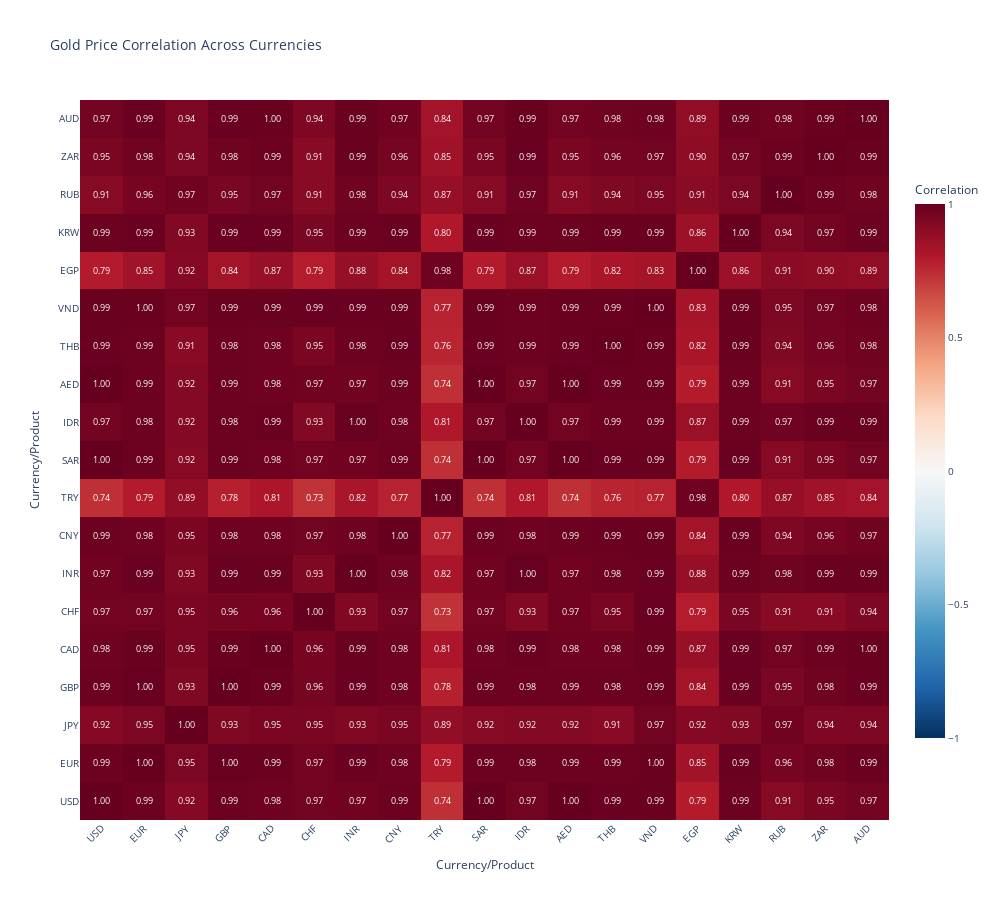

Notebook code for this chart:
### Markdown cell above
## Static PNG Charts for EDA Page

### Code cell
# 1. Gold Currency Correlation Heatmap
import plotly.graph_objects as go
from pathlib import Path

gold_corr = gold_spot.corr()

fig = go.Figure(data=go.Heatmap(
    z=gold_corr.values,
    x=gold_corr.columns,
    y=gold_corr.columns,
    colorscale='RdBu_r',
    zmid=0,
    text=gold_corr.values,
    texttemplate='%{text:.2f}',
    textfont={"size": 9},
    colorbar=dict(title="Correlation", len=0.8)
))

fig.update_layout(
    title="Gold Price Correlation Across Currencies",
    width=1000,
    height=900,
    xaxis_title="Currency/Product",
    yaxis_title="Currency/Product",
    font=dict(size=10),
    template='plotly_white',
    xaxis_tickangle=-45
)

fig.show()

RESULT_DIR = Path("../results/explore")
RESULT_DIR.mkdir(parents=True, exist_ok=True)
fig.write_image(RESULT_DIR / "gold_currency_heatmap.png", width=1000, height=900, scale=2)

### Figure 1 — Plotly figure (JSON) as saved in the notebook; plotly's stock layout.template omitted (floating-point values rounded to 4 significant figures; data arrays with more than 128 entries replaced by an {"elided": "..."} marker saying what was removed)
{"data": [{"colorbar": {"len": 0.8, "title": {"text": "Correlation"}}, "colorscale": [[0, "rgb(5,48,97)"], [0.1, "rgb(33,102,172)"], [0.2, "rgb(67,147,195)"], [0.3, "rgb(146,197,222)"], [0.4, "rgb(209,229,240)"], [0.5, "rgb(247,247,247)"], [0.6, "rgb(253,219,199)"], [0.7, "rgb(244,165,130)"], [0.8, "rgb(214,96,77)"], [0.9, "rgb(178,24,43)"], [1, "rgb(103,0,31)"]], "text": {"elided": "19x19 float values"}, "textfont": {"size": 9}, "texttemplate": "%{text:.2f}", "type": "heatmap", "x": ["USD", "EUR", "JPY", "GBP", "CAD", "CHF", "INR", "CNY", "TRY", "SAR", "IDR", "AED", "THB", "VND", "EGP", "KRW", "RUB", "ZAR", "AUD"], "y": ["USD", "EUR", "JPY", "GBP", "CAD", "CHF", "INR", "CNY", "TRY", "SAR", "IDR", "AED", "THB", "VND", "EGP", "KRW", "RUB", "ZAR", "AUD"], "z": {"elided": "19x19 float values"}, "zmid": 0}], "layout": {"font": {"size": 10}, "height": 900, "title": {"text": "Gold Price Correlation Across Currencies"}, "width": 1000, "xaxis": {"tickangle": -45, "title": {"text": "Currency/Product"}}, "yaxis": {"title": {"text": "Currency/Product"}}}}
